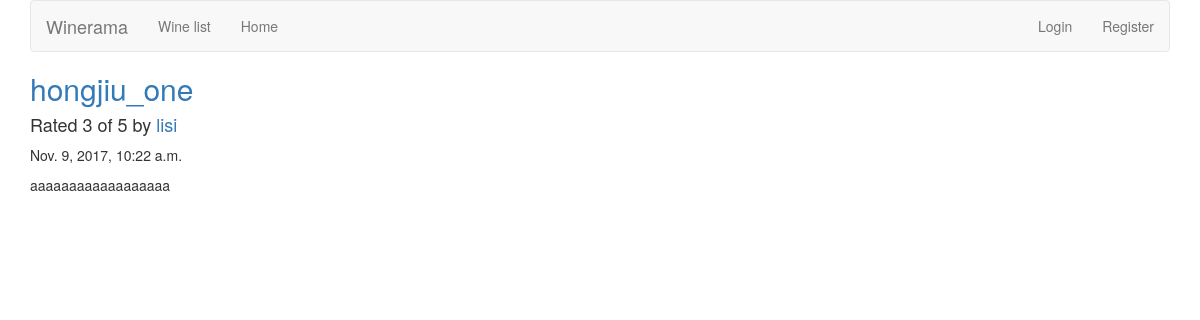
/reviews/review/4/, run on the app's committed database.
### reviews/models.py (models this page shows, shortened)
class Review(models.Model):
    RATING_CHOICES = (
        (1, '1'),
        (2, '2'),
        (3, '3'),
        (4, '4'),
        (5, '5'),
    )
    wine = models.ForeignKey(Wine)
    pub_date = models.DateTimeField('date published')
    user_name = models.CharField(max_length=100)
    comment = models.CharField(max_length=200)
    rating = models.IntegerField(choices=RATING_CHOICES)

class Wine(models.Model):
    name = models.CharField(max_length=200)

### reviews/views.py (the view)
# urls.py: url(r'^review/(?P<review_id>[0-9]+)/$', views.review_detail, name='review_detail'),
def review_detail(request, review_id):
    review = get_object_or_404(Review, pk=review_id)
    return render(request, 'reviews/review_detail.html', {'review': review})

### reviews/templates/reviews/review_detail.html
{% extends 'base.html' %}
{% block title %}
<h2><a href="{% url 'reviews:wine_detail' review.wine.id %}">{{ review.wine.name }}</a></h2>
{% endblock %}
{% block content %}
    <h4>Rated {{ review.rating }} of 5 by <a href="{% url 'reviews:user_review_list' review.user_name %}" > {{ review.user_name }} </a></h4>
<p>{{ review.pub_date }}</p>
<P>{{ review.comment }}</P>
{% endblock %}

### data on the page
Review: wine.name "hongjiu_one", rating "3", user_name "lisi", pub_date "Nov. 9, 2017, 10:22 a.m.", comment "aaaaaaaaaaaaaaaaaa"
